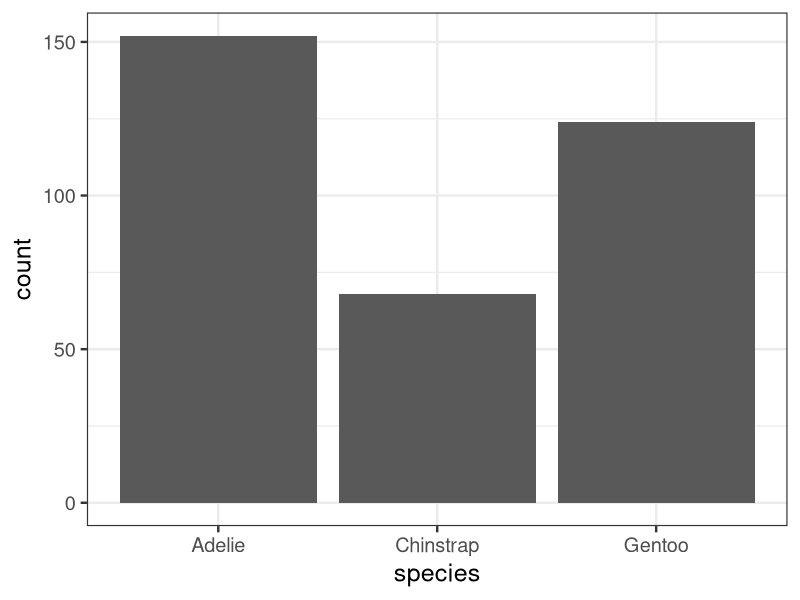
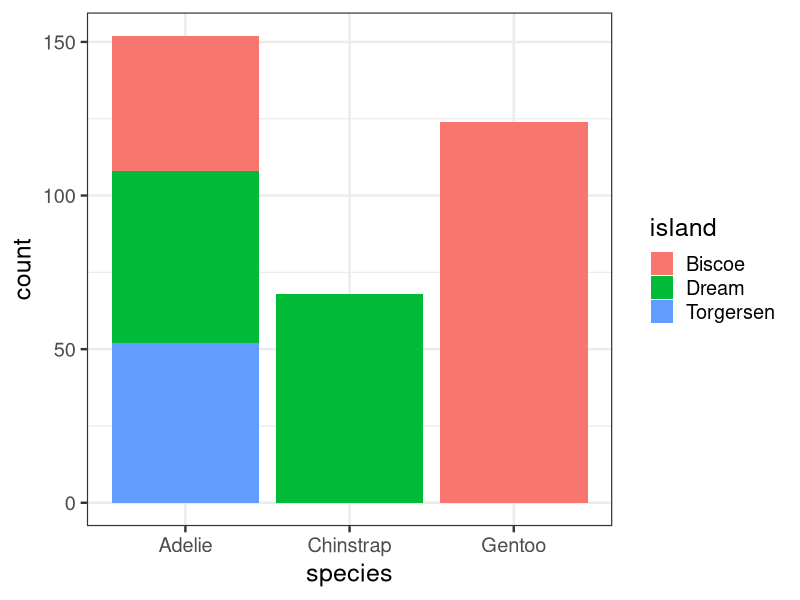
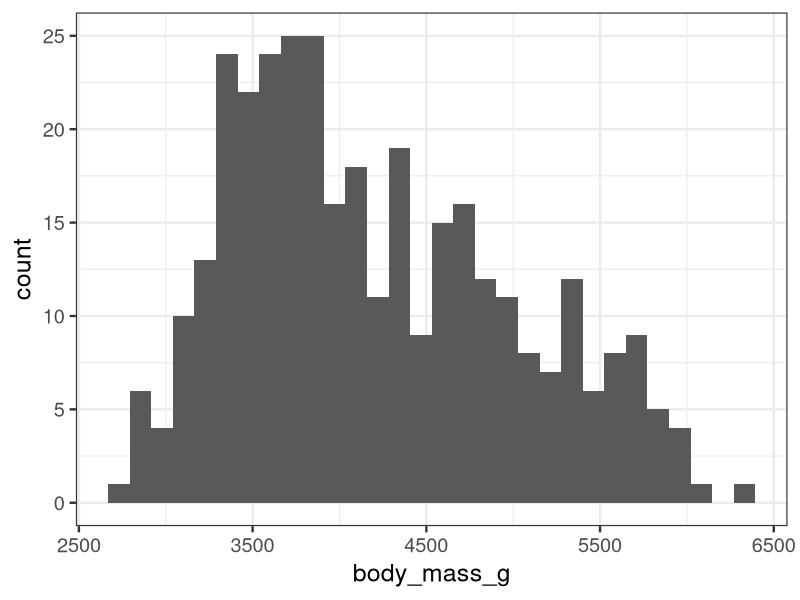
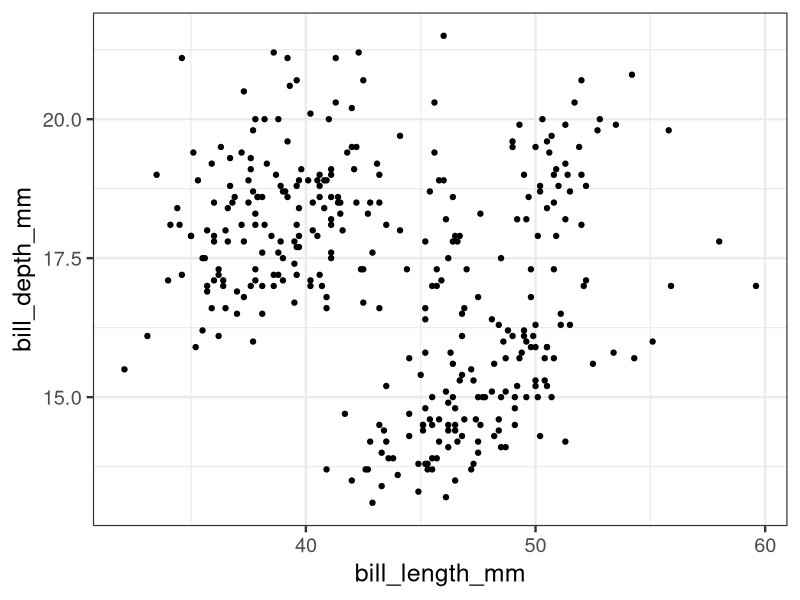
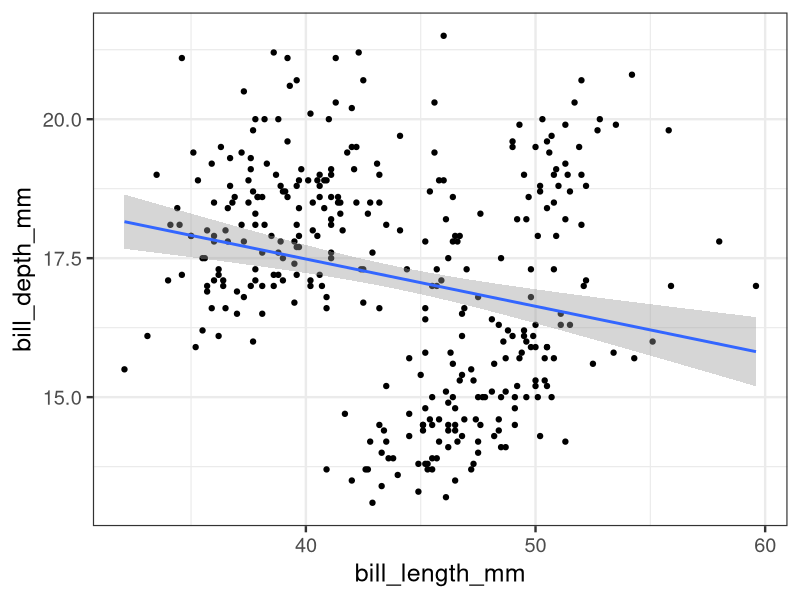
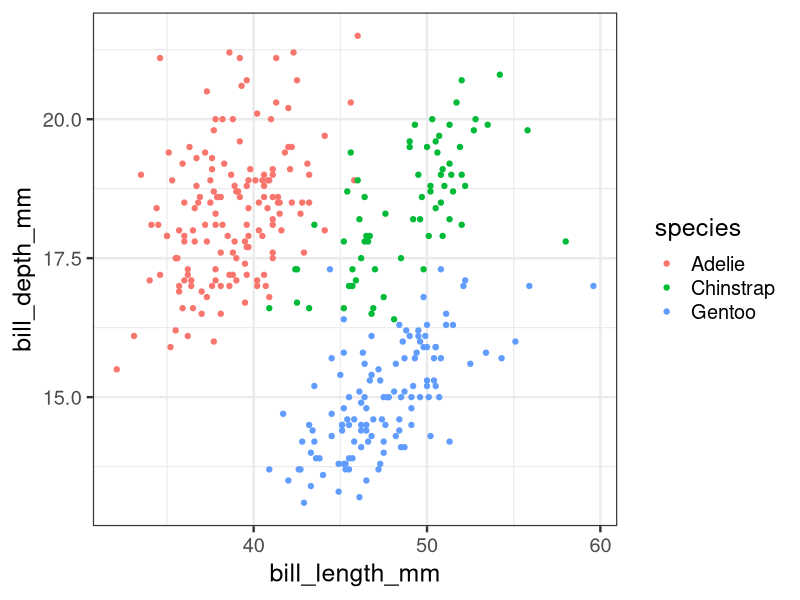
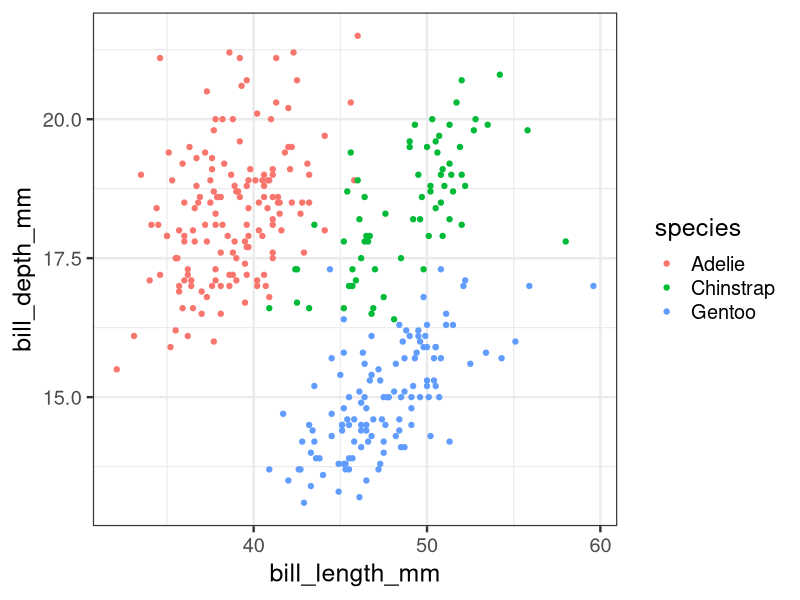
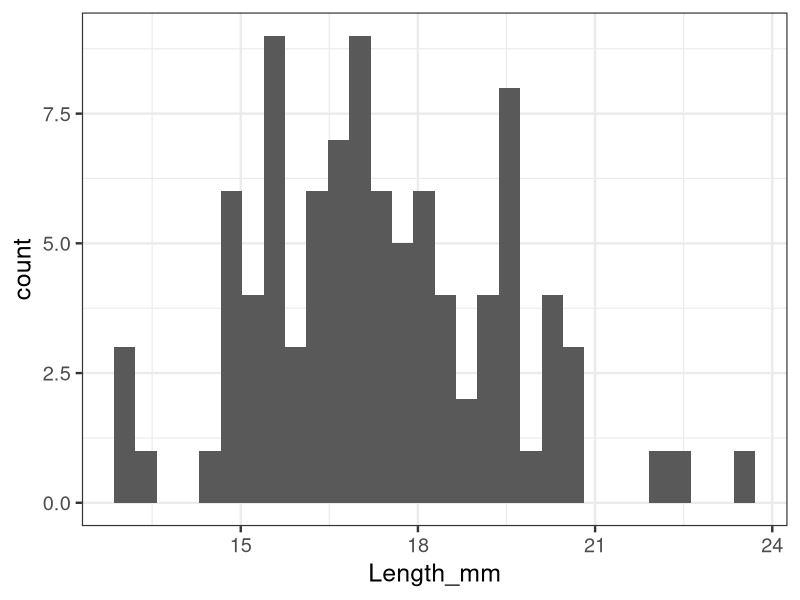

Generate these figures, in order, with R: (Note: this script raises an error after producing the figures.)
## ---- chunk 1
library(tidyverse)
library(palmerpenguins)
library(ggplot2)

theme_set(theme_bw(18))

## ---- chunk 2
glimpse(penguins)

## ---- chunk 3
table(penguins$species, penguins$island)

## ---- chunk 4
penguins %>% 
  count(species, island)

## ---- chunk 5
#| label: q1

penguins %>% 
  count(species, island) |>
  pivot_wider(names_from = island,
              values_from = n,
              values_fill = 0)


## ---- chunk 6
species_island_table <- table(penguins$species, penguins$island)
addmargins(species_island_table)

## ---- chunk 7
# Row proportions
prop.table(species_island_table, margin = 1)
# Column proportions
prop.table(species_island_table, margin = 2)

## ---- chunk 8
#| label: q2

penguins |>
  count(species, island) |>
  group_by(species) |>
  mutate(prop = n/sum(n))

penguins |>
  count(species, island) |>
  group_by(island) |>
  mutate(prop = n/sum(n))

## ---- chunk 9
ggplot(penguins, aes(species)) +
  geom_bar()

## ---- chunk 10
#| label: q3

ggplot(penguins, aes(species, fill = island)) +
  geom_bar()


## ---- chunk 11
penguins %>% 
  ggplot(aes(body_mass_g)) +
  geom_histogram()

## ---- chunk 12
#| label: q6

body_masses <- penguins$body_mass_g[!is.na(penguins$body_mass_g)]
mean_mass <- mean(body_masses)
sd_mass <- sd(body_masses)

win1sd <- mean(body_masses >= mean_mass - sd_mass & body_masses <= mean_mass + sd_mass)
win1sd

win2sd <- mean(body_masses >= mean_mass - 2*sd_mass & body_masses <= mean_mass + 2*sd_mass)
win2sd

## ---- chunk 13
penguins %>% 
  ggplot(aes(bill_length_mm, bill_depth_mm)) +
  geom_point() 

## ---- chunk 14
#| label: q7

penguins %>% 
  ggplot(aes(bill_length_mm, bill_depth_mm)) +
  geom_point() +
  geom_smooth(method = lm) 


## ---- chunk 15
penguins %>% 
  ggplot(aes(bill_length_mm, bill_depth_mm, color = species)) +
  geom_point() 
## ---- chunk 16

penguins %>% 
  ggplot(aes(bill_length_mm, bill_depth_mm, color = species)) +
  geom_point() 

## ---- chunk 17
crayfish <- read_csv(here::here("week1", "crayfish.csv")) |> drop_na()
## ---- chunk 18
#Histogram
crayfish |>
  ggplot(aes(x = Length_mm)) +
  geom_histogram()
## ---- chunk 19
crayfish |>
  ggplot(aes(Sex, fill = Sex)) +
  geom_bar()
## ---- chunk 20
size <- crayfish |>
  group_by(Conc_Code) |>
  summarise(mean = mean(Length_mm, na.rm = TRUE))
## ---- chunk 21
crayfish |>
  count(Length_mm) |>
  group_by(Conc_Code) |>
  mutate(mean = mean(Length_mm))
## ---- chunk 22
size_summary <- crayfish %>%
  group_by(Conc_Code) %>%
  summarise(mean_length = mean(Length_mm, na.rm = TRUE))
ggplot(size_summary, aes(x = Conc_Code, y = mean_length, fill = Conc_Code)) +
  geom_bar(stat = "identity") +
  labs(x = "Nickel Concentration", 
       y = "Mean Length (mm)",
       title = "Mean Crayfish Length by Nickel Concentration",
       fill = "Ni Level") +
  scale_fill_manual(
    values = c(
      "C" = "orange",
      "L" = "pink",
      "ML" = "purple",
      "M" = "green",
      "MH" = "blue3",
      "H" = "red"
    ),
    labels = c(
      "C" = "Control",
      "L" = "Low",
      "ML" = "Medium-Low",
      "M" = "Medium",
      "MH" = "Medium-High",
      "H" = "High"
    )
  ) +
  coord_cartesian(ylim = c(15, 19))   # zoom in to exaggerate differences




## ---- chunk 23
size_summary
